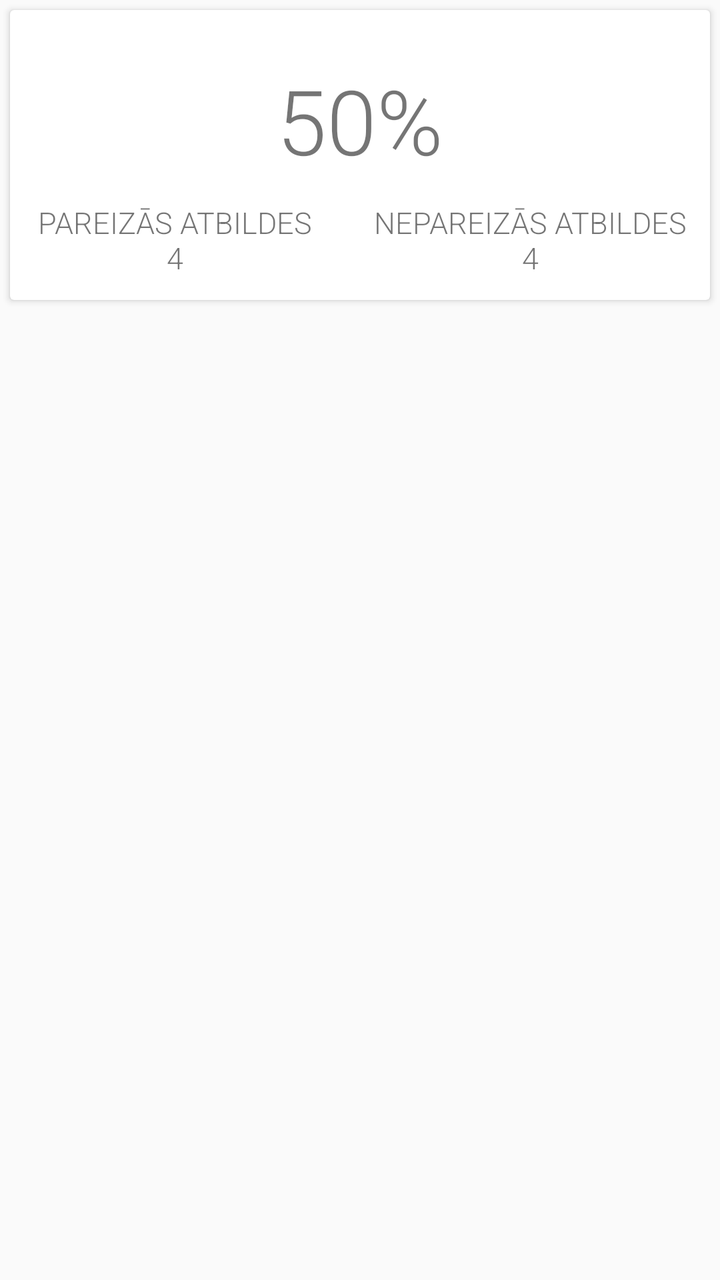
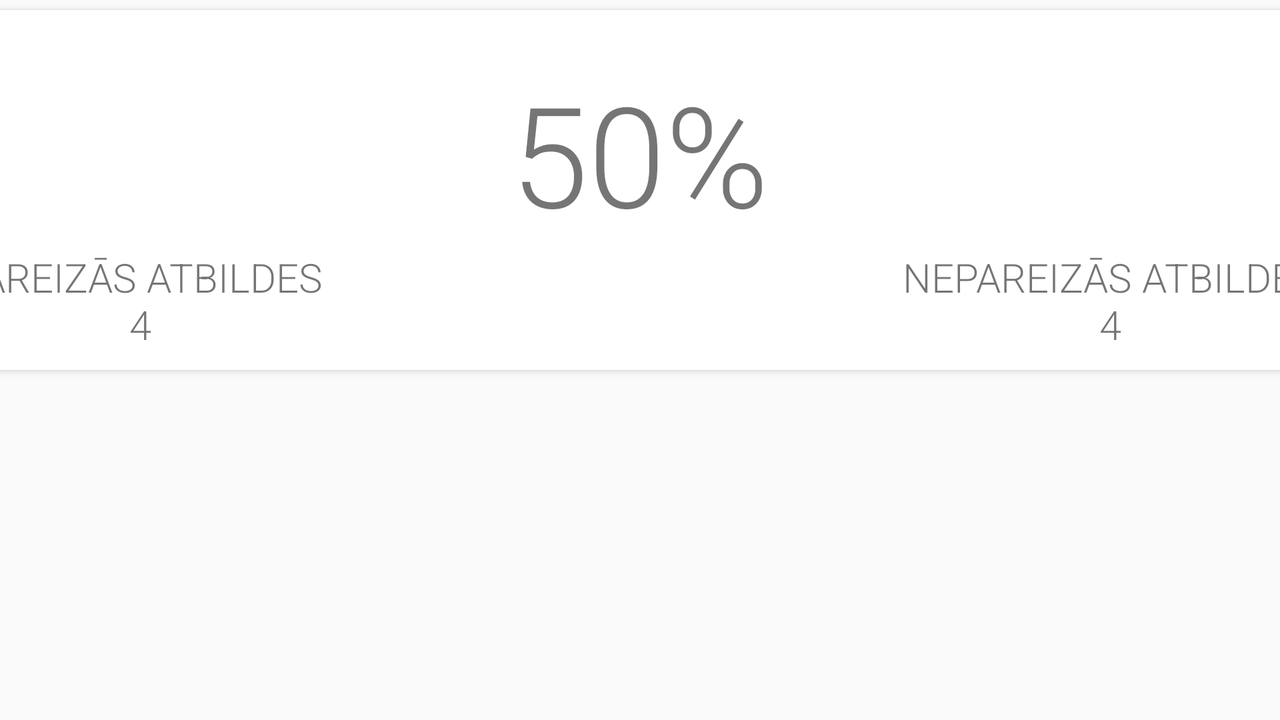

First picture: res/layout/ on a phone held upright. Second picture: the repository's own variant of that layout, on a device whose configuration matches the variant's folder. Source for both follows.
<!-- AndroidManifest.xml: application theme AppTheme -->
<!-- res/layout/card_procenti.xml -->
<?xml version="1.0" encoding="utf-8"?>
<LinearLayout xmlns:android="http://schemas.android.com/apk/res/android"
    xmlns:card_view="http://schemas.android.com/apk/res-auto"
    android:layout_width="match_parent"
    android:layout_height="match_parent">

    <android.support.v7.widget.CardView
        android:id="@+id/card_view"
        android:layout_gravity="center_horizontal|top"

        android:layout_width="fill_parent"
        android:layout_height="145dp"
        android:layout_margin="5dp"
        card_view:cardCornerRadius="2dp"
        card_view:contentPadding="10dp"
        android:clickable="true"

        >
<RelativeLayout android:layout_width="match_parent"
    android:layout_height="match_parent">
        <TextView
            android:id="@+id/procenti"
            android:layout_width="wrap_content"
            android:layout_height="wrap_content"
            android:text="50%"
            android:textSize="45sp"
            android:fontFamily="sans-serif-light"
            android:layout_gravity="center|top"
            android:layout_alignParentTop="true"
            android:layout_centerHorizontal="true"
            android:layout_marginTop="15dp" />

        <TextView
            android:id="@+id/pareizasAtbildes"
            android:layout_width="145dp"
            android:layout_height="40dp"
            android:text="PAREIZĀS ATBILDES 4"
            android:textSize="15sp"
            android:fontFamily="sans-serif-light"
            android:layout_gravity="left|bottom"
            android:gravity="center"
            android:layout_alignParentBottom="true"
            android:layout_alignParentLeft="true"
            android:layout_alignParentStart="true" />
        <TextView
            android:id="@+id/nepareizaAtbilde"
            android:layout_width="160dp"
            android:layout_height="40dp"
            android:text="NEPAREIZĀS ATBILDES 4"
            android:textSize="15sp"
            android:fontFamily="sans-serif-light"
            android:layout_gravity="right|bottom"
            android:gravity="center"
            android:layout_alignTop="@+id/pareizasAtbildes"
            android:layout_alignParentRight="true"
            android:layout_alignParentEnd="true" />
</RelativeLayout>
    </android.support.v7.widget.CardView>



</LinearLayout>
<!-- resources referenced by this layout -->
<resources>
  <!-- from res/values-v19/ -->
  <style name="AppTheme" parent="AppTheme.Base">
          <item name="android:windowTranslucentStatus">true</item>
      </style>
  <style name="AppTheme.Base" parent="Theme.AppCompat.Light.NoActionBar">
          <item name="colorPrimary">@color/colorPrimary</item>
          <item name="colorPrimaryDark">@color/colorPrimaryDark</item>
          <item name="colorAccent">@color/colorAccent</item>
      </style>
  <color name="colorPrimary">#00BCD4</color>
  <color name="colorPrimaryDark">#0097A7</color>
  <color name="colorAccent">#FF4081</color>
</resources>
<!-- res/layout-land/card_procenti.xml (the repository's variant of the layout above) -->
<!-- drawn on the phone turned sideways -->
<?xml version="1.0" encoding="utf-8"?>
<LinearLayout xmlns:android="http://schemas.android.com/apk/res/android"
    xmlns:card_view="http://schemas.android.com/apk/res-auto"
    android:layout_width="match_parent"
    android:layout_height="match_parent"
    android:orientation="horizontal"
    android:weightSum="3"
    android:gravity="center"
    >

    <android.support.v7.widget.CardView
        android:id="@+id/card_view"
        android:layout_gravity="center_horizontal|top"
        android:layout_weight="1"
        android:layout_width="750dp"
        android:layout_height="180dp"
        android:layout_margin="5dp"
        card_view:cardCornerRadius="2dp"
        card_view:contentPadding="10dp"
        android:clickable="true"

        >
<RelativeLayout android:layout_width="match_parent"
    android:layout_height="match_parent">
        <TextView
            android:id="@+id/procenti"
            android:layout_width="wrap_content"
            android:layout_height="wrap_content"
            android:text="50%"
            android:textSize="70sp"
            android:fontFamily="sans-serif-light"
            android:layout_gravity="center|top"
            android:layout_alignParentTop="true"
            android:layout_centerHorizontal="true"
            android:layout_marginTop="15dp" />

        <TextView
            android:id="@+id/pareizasAtbildes"
            android:layout_width="190dp"
            android:layout_height="50dp"
            android:text="PAREIZĀS ATBILDES 4"
            android:textSize="20sp"
            android:fontFamily="sans-serif-light"
            android:layout_gravity="left|bottom"
            android:gravity="center"
            android:layout_alignParentBottom="true"
            android:layout_alignParentLeft="true"
            android:layout_alignParentStart="true"

            />
        <TextView
            android:id="@+id/nepareizaAtbilde"
            android:layout_width="220dp"
            android:layout_height="50dp"
            android:text="NEPAREIZĀS ATBILDES 4"
            android:textSize="20sp"
            android:fontFamily="sans-serif-light"
            android:layout_gravity="right|bottom"
            android:gravity="center"
            android:layout_alignTop="@+id/pareizasAtbildes"
            android:layout_alignParentRight="true"
            android:layout_alignParentEnd="true" />
</RelativeLayout>
    </android.support.v7.widget.CardView>



</LinearLayout>
